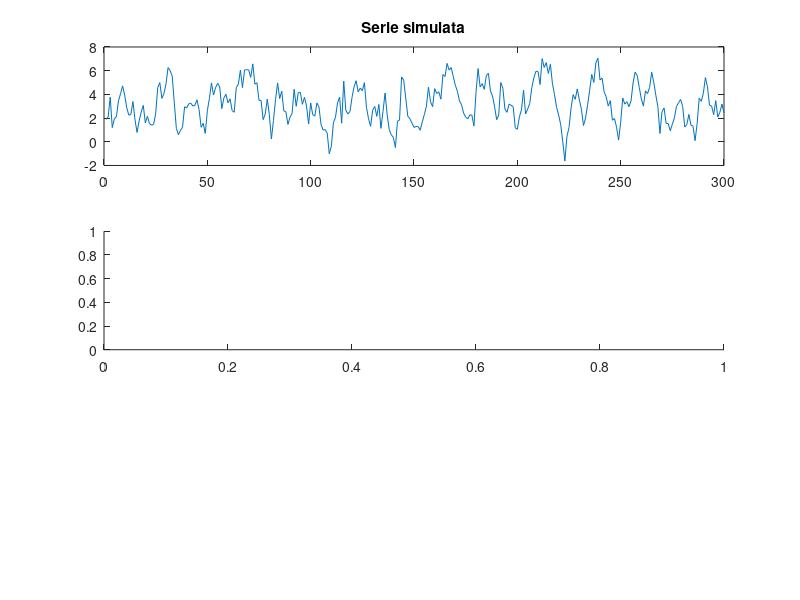

Write MATLAB code to recreate this figure. (Note: this script raises an error after producing the figure.)
m = 0.5; phi = 0.8; sigma2 = 1.0;
n = 300;
e = normrnd(0, sigma2, n, 1);
y = m/(1-phi) + filter(1, [1 -phi], e);
subplot(3, 1, 1); plot(y); title('Serie simulata');
subplot(3, 1, 2); autocorr(y); title("FAC campionaria");
subplot(3, 1, 3); parcorr(y);  tilte("FACP campionaria")
